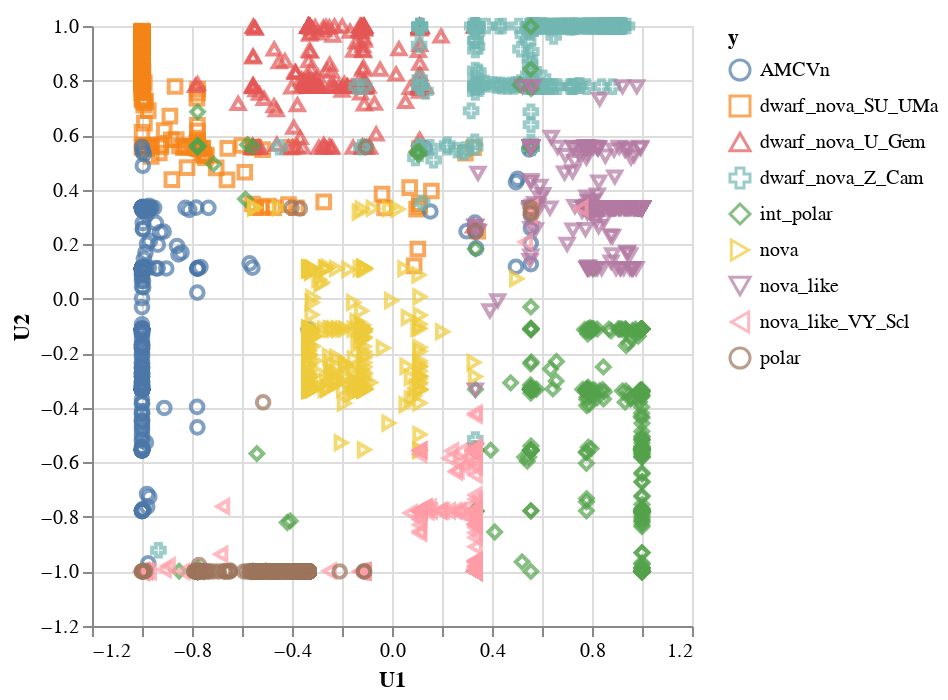

The code cell stored with this chart in its notebook:
### Markdown cell above
### Using class probabilities as input

### Code cell
# Preliminaries
# If you try to create a plot that will directly embed a dataset with more than 5000 rows, you will see a MaxRowsError:
# This is not because Altair cannot handle larger datasets, but it is because it is important for the user to think carefully 
# about how large datasets are handled. As noted above in Why does Altair lead to such extremely large notebooks?, 
# it is quite easy to end up with very large notebooks if you make many visualizations of a large dataset, and this error 
# is a way of preventing that.
# If you are certain you would like to embed your dataset within the visualization specification, you can disable the 
# MaxRows check with the following:

alt.data_transformers.disable_max_rows()


# These are all our class probabilities from our original model.
labels2 = enc.classes_.tolist()
preds_train = mod.predict_proba(X_train)
print(np.min(preds_train, axis=1))
preds_test = mod.predict_proba(X_test)

# Let's add some column names.
preds_train_df = pd.DataFrame()
for count, name in enumerate(labels2):
    preds_train_df[name] = preds_train[:,count]

preds_test_df = pd.DataFrame()
for count, name in enumerate(labels2):
    preds_test_df[name] = preds_test[:,count]


scaler = StandardScaler().fit(preds_train_df)
preds_train_df = scaler.transform(preds_train_df)
preds_test_df = scaler.transform(preds_test_df)

data = preds_train_df
y_set = y_train
X_set = X_train

gtm_model = ugtm.runGTM(data,verbose=False,k=10)

# Use the following if you want to see the projections of the test data onto the latent space.
transformed=ugtm.transform(optimizedModel=gtm_model,train=data,test=preds_test_df)

# mean projection
# mean position of each data point in latent space.
# Further information located here: https://ugtm.readthedocs.io/en/latest/ugtm.html?highlight=ugtm.matY#module-ugtm.ugtm_classes/
# For projection of test data use: mean_u = transformed.matMeans, otherwise use:
mean_u = gtm_model.matMeans

mean_u = pd.DataFrame(mean_u, columns=['U1','U2'])

# Add the labels to the latent space. Since we are using the training data, we use y_train.
mean_u_labels = mean_u.copy()
mean_u_labels['y'] = enc.inverse_transform(y_train)

# May also use. Actually you can't as this is just a scikit learn wrapper and does not contain the methods of the above.
gtm_model2 = eGTM(k=10,verbose=False).fit(data).transform(data)
mean_u2 = pd.DataFrame()
mean_u2['U1'] = gtm_model2[:,0]
mean_u2['U2'] = gtm_model2[:,1]

# Plot the latent space. But do so with a combination of different shapes and colours.

alt.Chart(mean_u_labels).mark_point(size=40).encode(
    x='U1', 
    y='U2',
    color= 'y',
    shape='y',
    tooltip=['y']
    )

### Figure 1 — Vega-Lite specification as saved in the notebook (floating-point values rounded to 4 significant figures; data arrays with more than 128 entries replaced by an {"elided": "..."} marker saying what was removed)
{"config": {"view": {"continuousWidth": 300, "continuousHeight": 300}}, "data": {"name": "data-ca967e29ebce7f9accc9f6ebd0a5bfbb"}, "mark": {"type": "point", "size": 40}, "encoding": {"color": {"field": "y", "type": "nominal"}, "shape": {"field": "y", "type": "nominal"}, "tooltip": [{"field": "y", "type": "nominal"}], "x": {"field": "U1", "type": "quantitative"}, "y": {"field": "U2", "type": "quantitative"}}, "$schema": "https://vega.github.io/schema/vega-lite/v5.14.1.json", "datasets": {"data-ca967e29ebce7f9accc9f6ebd0a5bfbb": {"elided": "3479 records"}}}
